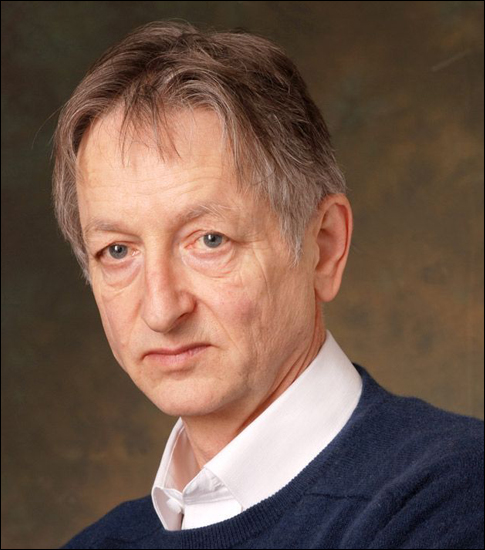
#> input picture HW8/hinton.jpg, 485 x 550 px
$ jupyter execute --allow-errors HW8_Q2.ipynb
#> lines starting #> are read from the running program, lines starting #| are printed output that depends on the picture; after the words box and inside, x2 and y2 are one past the last pixel; in counts of white or black regions, pixels touching at a corner belong together
# Q2

[cell 1]
import numpy as np
import cv2
import matplotlib.pyplot as plt
import math

[cell 2]
# %cd drive/MyDrive/pics/

# Segmentation

[cell 3]
img = cv2.imread("hinton.jpg" , cv2.IMREAD_GRAYSCALE)
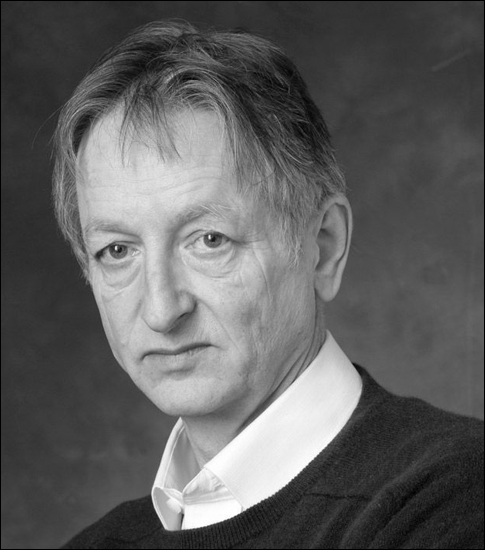
#> img: shape (550, 485); min 0, max 255, mean 95.2
# get histogram
hist = cv2.calcHist([img] , [0] , None , [256] , [0,256])
#> hist = 256 values, max 5442 at index 50, min 2 at index 2, mean 1042
fig = plt.figure(figsize=(4,4))
plt.plot(hist)
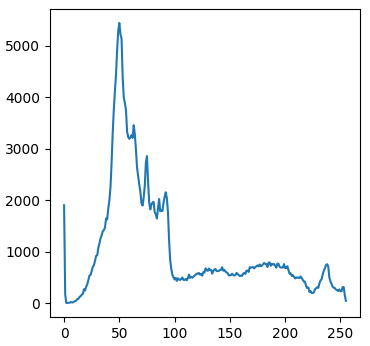
#> figure drawn by matplotlib, 1 panel; curve peaks at x = 50, y = 5442

[cell 4]
def global_thresholding(image , k):

    ## your Code here ##
#> called with k = 100
  ret, thresh = cv2.threshold(image, k , 255, cv2.THRESH_BINARY)
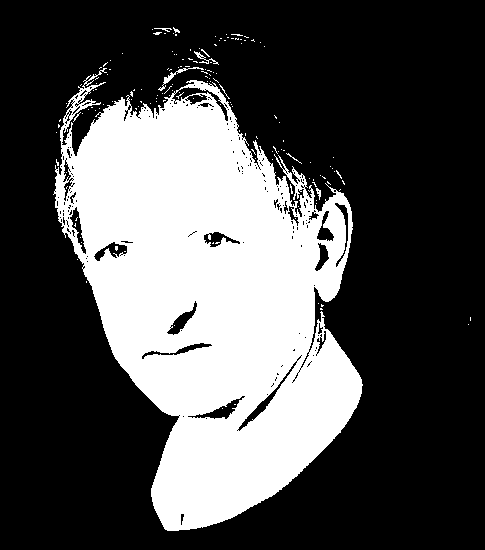
#> thresh: shape (550, 485); 31.6% white; 157 white regions (149 under 20 px), largest, box (x1, y1, x2, y2) and area: (53, 68, 363, 531) 83525, (158, 67, 204, 91) 138, (194, 51, 219, 65) 75
#> ret = 100
  return thresh

[cell 5]
def otsu_thresholding(image):

    ## your Code here ##
  ret, threshold = cv2.threshold(image,0,255,cv2.THRESH_BINARY+cv2.THRESH_OTSU)
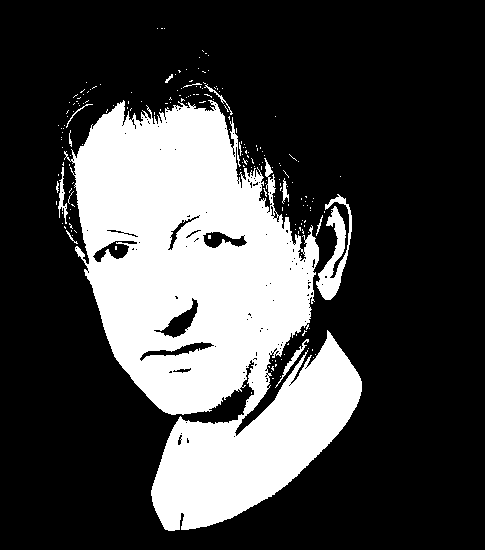
#> threshold: shape (550, 485); 27.5% white; 198 white regions (185 under 20 px), largest, box (x1, y1, x2, y2) and area: (64, 100, 362, 531) 70625, (316, 194, 352, 300) 1496, (58, 167, 68, 224) 198
#> ret = 122
  return threshold

[cell 6]
def adaptive_thresholding(image , C , blocksize):

    ## your Code here ##
#> called with C = 7, blocksize = 31
  threshold = cv2.adaptiveThreshold(image, 255, cv2.ADAPTIVE_THRESH_GAUSSIAN_C, cv2.THRESH_BINARY,blocksize,C)
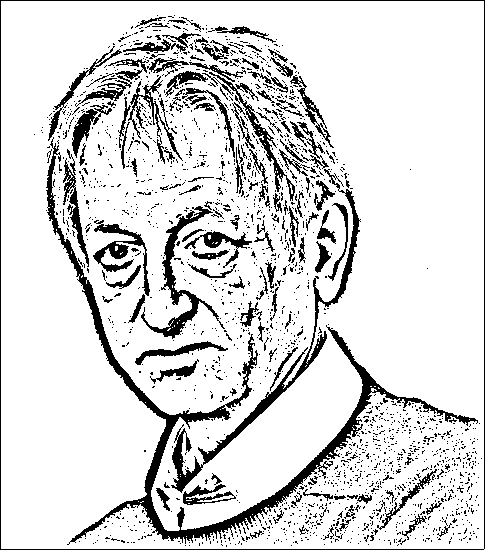
#> threshold: shape (550, 485); 85.6% white; 1959 black regions (1815 under 20 px), largest, box (x1, y1, x2, y2) and area: (46, 137, 478, 545) 8214, (171, 169, 361, 493) 3085, (0, 0, 485, 550) 2065
  return threshold

[cell 7]
# run this cell #
# try a few k's from histogram of image to find best k
k = 100
image_global = global_thresholding(img , k)
image_otsu = otsu_thresholding(img)
image_adaptive = adaptive_thresholding(img , C = 7 , blocksize = 31)

# show results here
plt.gray()
fig = plt.figure(figsize=(20,20))
cols = 4
rows = 1

fig.add_subplot(rows , cols , 1)
plt.imshow(img)
plt.axis('off')
plt.title("Original image")

fig.add_subplot(rows , cols , 2)
plt.imshow(image_global)
plt.axis('off')
plt.title("Global Thresholding image")

fig.add_subplot(rows , cols , 3)
plt.imshow(image_otsu)
plt.axis('off')
plt.title("Otsu Thresholding image")

fig.add_subplot(rows , cols , 4)
plt.imshow(image_adaptive)
plt.axis('off')
plt.title("Adaptive Thresholding image")

plt.show()

[cell 8]
# Adaptive Thresholding image for different amount of blocksize and C
cs = [1, 5, 10]
blocks = [21, 27, 37, 51]
counter = 1
fig = plt.figure(figsize=(20, 20))
for c in cs:
  for block in blocks:
    image_adaptive = adaptive_thresholding(img, C = c, blocksize = block)
    fig.add_subplot(len(cs), len(blocks), counter)
    plt.imshow(image_adaptive)
    plt.axis('off')
    plt.title("BlockSize= "+str(block) + " C= "+str(c))
    counter += 1
#> this loop made 3 passes
#> pass 1, in adaptive_thresholding (call 2), `threshold = cv2.adaptiveThreshold(image, 255, cv2.ADAPTIVE_THRESH_GAUS..`:
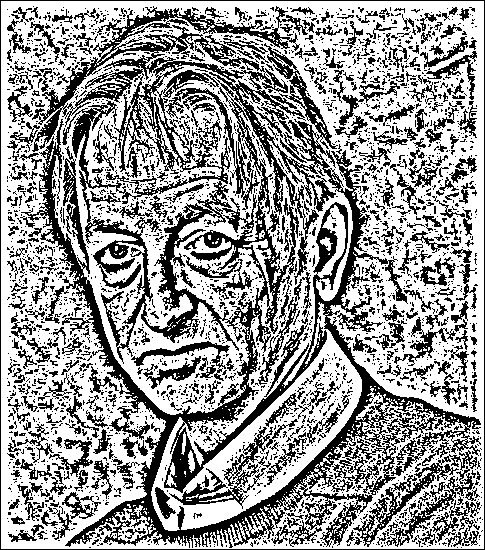
#> threshold: shape (550, 485); 61.1% white; 2864 black regions (2464 under 20 px), largest, box (x1, y1, x2, y2) and area: (21, 6, 481, 548) 54827, (0, 0, 485, 550) 2066, (169, 419, 298, 509) 1669
#> pass 1, in adaptive_thresholding (call 3), `threshold = cv2.adaptiveThreshold(image, 255, cv2.ADAPTIVE_THRESH_GAUS..`:
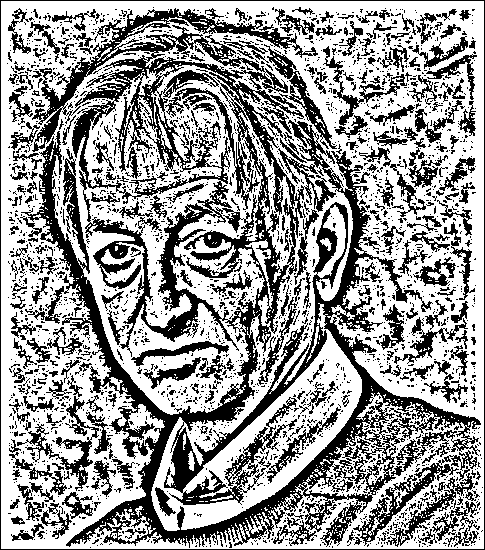
#> threshold: shape (550, 485); 60.5% white; 2478 black regions (2192 under 20 px), largest, box (x1, y1, x2, y2) and area: (21, 8, 481, 548) 59186, (0, 0, 485, 550) 2066, (353, 450, 477, 546) 1686
#> pass 1, in adaptive_thresholding (call 4), `threshold = cv2.adaptiveThreshold(image, 255, cv2.ADAPTIVE_THRESH_GAUS..`:
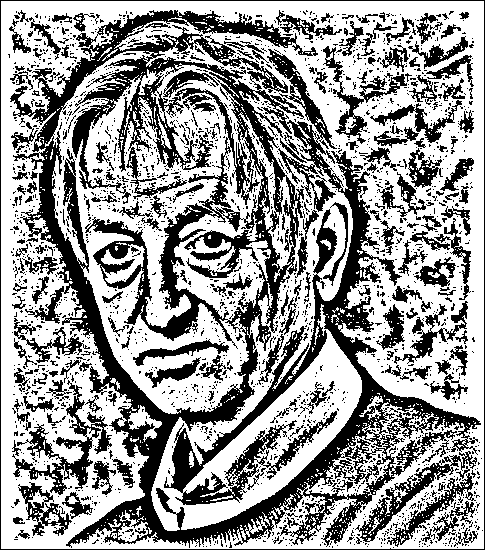
#> threshold: shape (550, 485); 60.1% white; 2125 black regions (1921 under 20 px), largest, box (x1, y1, x2, y2) and area: (10, 10, 481, 548) 65127, (12, 380, 112, 495) 2581, (0, 0, 485, 550) 2067
#> pass 1, in adaptive_thresholding (call 5), `threshold = cv2.adaptiveThreshold(image, 255, cv2.ADAPTIVE_THRESH_GAUS..`:
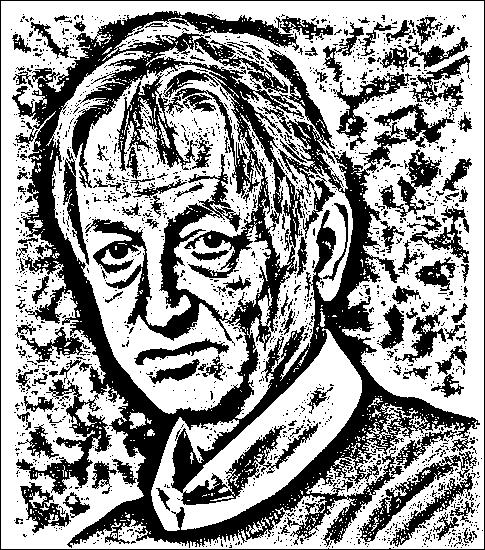
#> threshold: shape (550, 485); 59.9% white; 1820 black regions (1677 under 20 px), largest, box (x1, y1, x2, y2) and area: (12, 11, 480, 548) 72856, (0, 0, 485, 550) 2069, (359, 451, 477, 542) 1745
#> after the loop, counter = 13
plt.show()
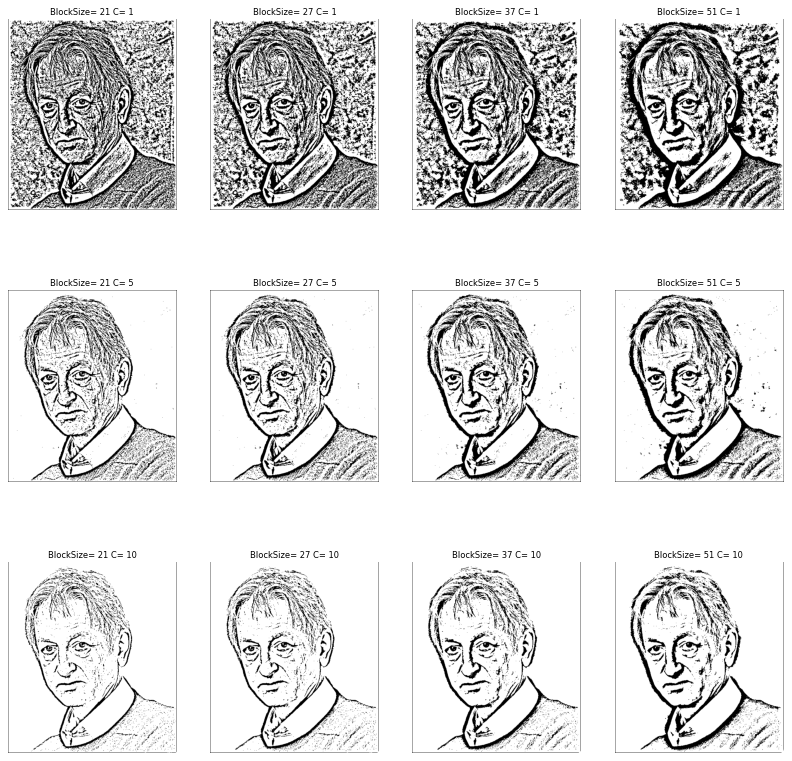
#> figure drawn by matplotlib, 12 panels
